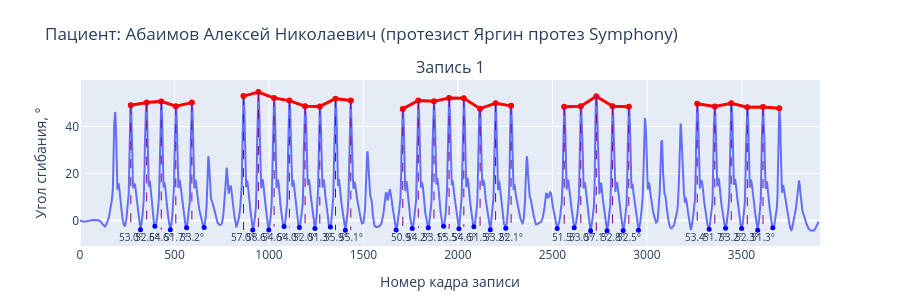

Notebook code for this chart:
### Code cell
patient_name = list(patients_data_tta.keys())[2]

fig_abaimov_yargin = plot_joint_for_patient(
    patients_data_tta,
    patient_name,
    joint_idx=3
)

fig_abaimov_yargin.show()

### Figure 1 — Plotly figure (JSON) as saved in the notebook; plotly's stock layout.template omitted (floating-point values rounded to 4 significant figures; data arrays with more than 128 entries replaced by an {"elided": "..."} marker saying what was removed)
{"data": [{"mode": "lines", "name": "Запись 1", "showlegend": false, "type": "scatter", "x": {"elided": "3909 int values"}, "xaxis": "x", "y": {"elided": "3909 float values"}, "yaxis": "y"}, {"line": {"color": "red", "width": 3}, "mode": "lines+markers", "showlegend": false, "type": "scatter", "x": [269.0, 353.0, 430.0, 507.0, 592.0, NaN, 865.0, 944.0, 1027.0, 1108.0, 1191.0, 1269.0, 1352.0, 1433.0, NaN, 1708.0, 1790.0, 1873.0, 1953.0, 2031.0, 2117.0, 2199.0, 2281.0, NaN, 2562.0, 2650.0, 2732.0, 2818.0, 2904.0, NaN, 3266.0, 3359.0, 3446.0, 3531.0, 3614.0, 3700.0], "xaxis": "x", "y": [49.05, 50.2, 50.67, 48.62, 50.16, NaN, 52.92, 54.64, 52.07, 51.01, 48.6, 48.52, 51.84, 51.06, NaN, 47.48, 51.05, 50.68, 52.1, 51.98, 47.57, 49.91, 48.76, NaN, 48.42, 48.65, 52.83, 48.58, 48.36, NaN, 49.7, 48.47, 49.84, 48.16, 48.26, 47.7], "yaxis": "y"}, {"marker": {"color": "red", "size": 5}, "mode": "markers", "showlegend": false, "type": "scatter", "x": [269], "xaxis": "x", "y": [49.05], "yaxis": "y"}, {"marker": {"color": "blue", "size": 5}, "mode": "markers", "showlegend": false, "type": "scatter", "x": [320], "xaxis": "x", "y": [-3.93], "yaxis": "y"}, {"hovertemplate": "Амплитуда: 53.0°<extra></extra>", "line": {"color": "purple", "dash": "dash", "width": 1}, "mode": "lines", "showlegend": false, "type": "scatter", "x": [269, 269], "xaxis": "x", "y": [49.05, -3.93], "yaxis": "y"}, {"marker": {"color": "red", "size": 5}, "mode": "markers", "showlegend": false, "type": "scatter", "x": [353], "xaxis": "x", "y": [50.2], "yaxis": "y"}, {"marker": {"color": "blue", "size": 5}, "mode": "markers", "showlegend": false, "type": "scatter", "x": [396], "xaxis": "x", "y": [-2.409], "yaxis": "y"}, {"hovertemplate": "Амплитуда: 52.6°<extra></extra>", "line": {"color": "purple", "dash": "dash", "width": 1}, "mode": "lines", "showlegend": false, "type": "scatter", "x": [353, 353], "xaxis": "x", "y": [50.2, -2.409], "yaxis": "y"}, {"marker": {"color": "red", "size": 5}, "mode": "markers", "showlegend": false, "type": "scatter", "x": [430], "xaxis": "x", "y": [50.67], "yaxis": "y"}, {"marker": {"color": "blue", "size": 5}, "mode": "markers", "showlegend": false, "type": "scatter", "x": [478], "xaxis": "x", "y": [-3.913], "yaxis": "y"}, {"hovertemplate": "Амплитуда: 54.6°<extra></extra>", "line": {"color": "purple", "dash": "dash", "width": 1}, "mode": "lines", "showlegend": false, "type": "scatter", "x": [430, 430], "xaxis": "x", "y": [50.67, -3.913], "yaxis": "y"}, {"marker": {"color": "red", "size": 5}, "mode": "markers", "showlegend": false, "type": "scatter", "x": [507], "xaxis": "x", "y": [48.62], "yaxis": "y"}, {"marker": {"color": "blue", "size": 5}, "mode": "markers", "showlegend": false, "type": "scatter", "x": [564], "xaxis": "x", "y": [-3.049], "yaxis": "y"}, {"hovertemplate": "Амплитуда: 51.7°<extra></extra>", "line": {"color": "purple", "dash": "dash", "width": 1}, "mode": "lines", "showlegend": false, "type": "scatter", "x": [507, 507], "xaxis": "x", "y": [48.62, -3.049], "yaxis": "y"}, {"marker": {"color": "red", "size": 5}, "mode": "markers", "showlegend": false, "type": "scatter", "x": [592], "xaxis": "x", "y": [50.16], "yaxis": "y"}, {"marker": {"color": "blue", "size": 5}, "mode": "markers", "showlegend": false, "type": "scatter", "x": [657], "xaxis": "x", "y": [-3.008], "yaxis": "y"}, {"hovertemplate": "Амплитуда: 53.2°<extra></extra>", "line": {"color": "purple", "dash": "dash", "width": 1}, "mode": "lines", "showlegend": false, "type": "scatter", "x": [592, 592], "xaxis": "x", "y": [50.16, -3.008], "yaxis": "y"}, {"marker": {"color": "red", "size": 5}, "mode": "markers", "showlegend": false, "type": "scatter", "x": [865], "xaxis": "x", "y": [52.92], "yaxis": "y"}, {"marker": {"color": "blue", "size": 5}, "mode": "markers", "showlegend": false, "type": "scatter", "x": [914], "xaxis": "x", "y": [-4.059], "yaxis": "y"}, {"hovertemplate": "Амплитуда: 57.0°<extra></extra>", "line": {"color": "purple", "dash": "dash", "width": 1}, "mode": "lines", "showlegend": false, "type": "scatter", "x": [865, 865], "xaxis": "x", "y": [52.92, -4.059], "yaxis": "y"}, {"marker": {"color": "red", "size": 5}, "mode": "markers", "showlegend": false, "type": "scatter", "x": [944], "xaxis": "x", "y": [54.64], "yaxis": "y"}, {"marker": {"color": "blue", "size": 5}, "mode": "markers", "showlegend": false, "type": "scatter", "x": [999], "xaxis": "x", "y": [-3.982], "yaxis": "y"}, {"hovertemplate": "Амплитуда: 58.6°<extra></extra>", "line": {"color": "purple", "dash": "dash", "width": 1}, "mode": "lines", "showlegend": false, "type": "scatter", "x": [944, 944], "xaxis": "x", "y": [54.64, -3.982], "yaxis": "y"}, {"marker": {"color": "red", "size": 5}, "mode": "markers", "showlegend": false, "type": "scatter", "x": [1027], "xaxis": "x", "y": [52.07], "yaxis": "y"}, {"marker": {"color": "blue", "size": 5}, "mode": "markers", "showlegend": false, "type": "scatter", "x": [1080], "xaxis": "x", "y": [-2.545], "yaxis": "y"}, {"hovertemplate": "Амплитуда: 54.6°<extra></extra>", "line": {"color": "purple", "dash": "dash", "width": 1}, "mode": "lines", "showlegend": false, "type": "scatter", "x": [1027, 1027], "xaxis": "x", "y": [52.07, -2.545], "yaxis": "y"}, {"marker": {"color": "red", "size": 5}, "mode": "markers", "showlegend": false, "type": "scatter", "x": [1108], "xaxis": "x", "y": [51.01], "yaxis": "y"}, {"marker": {"color": "blue", "size": 5}, "mode": "markers", "showlegend": false, "type": "scatter", "x": [1161], "xaxis": "x", "y": [-2.97], "yaxis": "y"}, {"hovertemplate": "Амплитуда: 54.0°<extra></extra>", "line": {"color": "purple", "dash": "dash", "width": 1}, "mode": "lines", "showlegend": false, "type": "scatter", "x": [1108, 1108], "xaxis": "x", "y": [51.01, -2.97], "yaxis": "y"}, {"marker": {"color": "red", "size": 5}, "mode": "markers", "showlegend": false, "type": "scatter", "x": [1191], "xaxis": "x", "y": [48.6], "yaxis": "y"}, {"marker": {"color": "blue", "size": 5}, "mode": "markers", "showlegend": false, "type": "scatter", "x": [1243], "xaxis": "x", "y": [-3.372], "yaxis": "y"}, {"hovertemplate": "Амплитуда: 52.0°<extra></extra>", "line": {"color": "purple", "dash": "dash", "width": 1}, "mode": "lines", "showlegend": false, "type": "scatter", "x": [1191, 1191], "xaxis": "x", "y": [48.6, -3.372], "yaxis": "y"}, {"marker": {"color": "red", "size": 5}, "mode": "markers", "showlegend": false, "type": "scatter", "x": [1269], "xaxis": "x", "y": [48.52], "yaxis": "y"}, {"marker": {"color": "blue", "size": 5}, "mode": "markers", "showlegend": false, "type": "scatter", "x": [1325], "xaxis": "x", "y": [-2.792], "yaxis": "y"}, {"hovertemplate": "Амплитуда: 51.3°<extra></extra>", "line": {"color": "purple", "dash": "dash", "width": 1}, "mode": "lines", "showlegend": false, "type": "scatter", "x": [1269, 1269], "xaxis": "x", "y": [48.52, -2.792], "yaxis": "y"}, {"marker": {"color": "red", "size": 5}, "mode": "markers", "showlegend": false, "type": "scatter", "x": [1352], "xaxis": "x", "y": [51.84], "yaxis": "y"}, {"marker": {"color": "blue", "size": 5}, "mode": "markers", "showlegend": false, "type": "scatter", "x": [1404], "xaxis": "x", "y": [-4.103], "yaxis": "y"}, {"hovertemplate": "Амплитуда: 55.9°<extra></extra>", "line": {"color": "purple", "dash": "dash", "width": 1}, "mode": "lines", "showlegend": false, "type": "scatter", "x": [1352, 1352], "xaxis": "x", "y": [51.84, -4.103], "yaxis": "y"}, {"marker": {"color": "red", "size": 5}, "mode": "markers", "showlegend": false, "type": "scatter", "x": [1433], "xaxis": "x", "y": [51.06], "yaxis": "y"}, {"marker": {"color": "blue", "size": 5}, "mode": "markers", "showlegend": false, "type": "scatter", "x": [1673], "xaxis": "x", "y": [-4.044], "yaxis": "y"}, {"hovertemplate": "Амплитуда: 55.1°<extra></extra>", "line": {"color": "purple", "dash": "dash", "width": 1}, "mode": "lines", "showlegend": false, "type": "scatter", "x": [1433, 1433], "xaxis": "x", "y": [51.06, -4.044], "yaxis": "y"}, {"marker": {"color": "red", "size": 5}, "mode": "markers", "showlegend": false, "type": "scatter", "x": [1708], "xaxis": "x", "y": [47.48], "yaxis": "y"}, {"marker": {"color": "blue", "size": 5}, "mode": "markers", "showlegend": false, "type": "scatter", "x": [1758], "xaxis": "x", "y": [-3.384], "yaxis": "y"}, {"hovertemplate": "Амплитуда: 50.9°<extra></extra>", "line": {"color": "purple", "dash": "dash", "width": 1}, "mode": "lines", "showlegend": false, "type": "scatter", "x": [1708, 1708], "xaxis": "x", "y": [47.48, -3.384], "yaxis": "y"}, {"marker": {"color": "red", "size": 5}, "mode": "markers", "showlegend": false, "type": "scatter", "x": [1790], "xaxis": "x", "y": [51.05], "yaxis": "y"}, {"marker": {"color": "blue", "size": 5}, "mode": "markers", "showlegend": false, "type": "scatter", "x": [1843], "xaxis": "x", "y": [-3.115], "yaxis": "y"}, {"hovertemplate": "Амплитуда: 54.2°<extra></extra>", "line": {"color": "purple", "dash": "dash", "width": 1}, "mode": "lines", "showlegend": false, "type": "scatter", "x": [1790, 1790], "xaxis": "x", "y": [51.05, -3.115], "yaxis": "y"}, {"marker": {"color": "red", "size": 5}, "mode": "markers", "showlegend": false, "type": "scatter", "x": [1873], "xaxis": "x", "y": [50.68], "yaxis": "y"}, {"marker": {"color": "blue", "size": 5}, "mode": "markers", "showlegend": false, "type": "scatter", "x": [1924], "xaxis": "x", "y": [-2.437], "yaxis": "y"}, {"hovertemplate": "Амплитуда: 53.1°<extra></extra>", "line": {"color": "purple", "dash": "dash", "width": 1}, "mode": "lines", "showlegend": false, "type": "scatter", "x": [1873, 1873], "xaxis": "x", "y": [50.68, -2.437], "yaxis": "y"}, {"marker": {"color": "red", "size": 5}, "mode": "markers", "showlegend": false, "type": "scatter", "x": [1953], "xaxis": "x", "y": [52.1], "yaxis": "y"}, {"marker": {"color": "blue", "size": 5}, "mode": "markers", "showlegend": false, "type": "scatter", "x": [2005], "xaxis": "x", "y": [-3.448], "yaxis": "y"}, {"hovertemplate": "Амплитуда: 55.5°<extra></extra>", "line": {"color": "purple", "dash": "dash", "width": 1}, "mode": "lines", "showlegend": false, "type": "scatter", "x": [1953, 1953], "xaxis": "x", "y": [52.1, -3.448], "yaxis": "y"}, {"marker": {"color": "red", "size": 5}, "mode": "markers", "showlegend": false, "type": "scatter", "x": [2031], "xaxis": "x", "y": [51.98], "yaxis": "y"}, {"marker": {"color": "blue", "size": 5}, "mode": "markers", "showlegend": false, "type": "scatter", "x": [2084], "xaxis": "x", "y": [-2.628], "yaxis": "y"}, {"hovertemplate": "Амплитуда: 54.6°<extra></extra>", "line": {"color": "purple", "dash": "dash", "width": 1}, "mode": "lines", "showlegend": false, "type": "scatter", "x": [2031, 2031], "xaxis": "x", "y": [51.98, -2.628], "yaxis": "y"}, {"marker": {"color": "red", "size": 5}, "mode": "markers", "showlegend": false, "type": "scatter", "x": [2117], "xaxis": "x", "y": [47.57], "yaxis": "y"}, {"marker": {"color": "blue", "size": 5}, "mode": "markers", "showlegend": false, "type": "scatter", "x": [2171], "xaxis": "x", "y": [-3.896], "yaxis": "y"}, {"hovertemplate": "Амплитуда: 51.5°<extra></extra>", "line": {"color": "purple", "dash": "dash", "width": 1}, "mode": "lines", "showlegend": false, "type": "scatter", "x": [2117, 2117], "xaxis": "x", "y": [47.57, -3.896], "yaxis": "y"}, {"marker": {"color": "red", "size": 5}, "mode": "markers", "showlegend": false, "type": "scatter", "x": [2199], "xaxis": "x", "y": [49.91], "yaxis": "y"}, {"marker": {"color": "blue", "size": 5}, "mode": "markers", "showlegend": false, "type": "scatter", "x": [2253], "xaxis": "x", "y": [-3.283], "yaxis": "y"}, {"hovertemplate": "Амплитуда: 53.2°<extra></extra>", "line": {"color": "purple", "dash": "dash", "width": 1}, "mode": "lines", "showlegend": false, "type": "scatter", "x": [2199, 2199], "xaxis": "x", "y": [49.91, -3.283], "yaxis": "y"}, {"marker": {"color": "red", "size": 5}, "mode": "markers", "showlegend": false, "type": "scatter", "x": [2281], "xaxis": "x", "y": [48.76], "yaxis": "y"}, {"marker": {"color": "blue", "size": 5}, "mode": "markers", "showlegend": false, "type": "scatter", "x": [2525], "xaxis": "x", "y": [-3.348], "yaxis": "y"}, {"hovertemplate": "Амплитуда: 52.1°<extra></extra>", "line": {"color": "purple", "dash": "dash", "width": 1}, "mode": "lines", "showlegend": false, "type": "scatter", "x": [2281, 2281], "xaxis": "x", "y": [48.76, -3.348], "yaxis": "y"}, {"marker": {"color": "red", "size": 5}, "mode": "markers", "showlegend": false, "type": "scatter", "x": [2562], "xaxis": "x", "y": [48.42], "yaxis": "y"}, {"marker": {"color": "blue", "size": 5}, "mode": "markers", "showlegend": false, "type": "scatter", "x": [2615], "xaxis": "x", "y": [-3.043], "yaxis": "y"}, {"hovertemplate": "Амплитуда: 51.5°<extra></extra>", "line": {"color": "purple", "dash": "dash", "width": 1}, "mode": "lines", "showlegend": false, "type": "scatter", "x": [2562, 2562], "xaxis": "x", "y": [48.42, -3.043], "yaxis": "y"}, {"marker": {"color": "red", "size": 5}, "mode": "markers", "showlegend": false, "type": "scatter", "x": [2650], "xaxis": "x", "y": [48.65], "yaxis": "y"}, {"marker": {"color": "blue", "size": 5}, "mode": "markers", "showlegend": false, "type": "scatter", "x": [2702], "xaxis": "x", "y": [-4.377], "yaxis": "y"}, {"hovertemplate": "Амплитуда: 53.0°<extra></extra>", "line": {"color": "purple", "dash": "dash", "width": 1}, "mode": "lines", "showlegend": false, "type": "scatter", "x": [2650, 2650], "xaxis": "x", "y": [48.65, -4.377], "yaxis": "y"}, {"marker": {"color": "red", "size": 5}, "mode": "markers", "showlegend": false, "type": "scatter", "x": [2732], "xaxis": "x", "y": [52.83], "yaxis": "y"}, {"marker": {"color": "blue", "size": 5}, "mode": "markers", "showlegend": false, "type": "scatter", "x": [2789], "xaxis": "x", "y": [-4.304], "yaxis": "y"}, {"hovertemplate": "Амплитуда: 57.1°<extra></extra>", "line": {"color": "purple", "dash": "dash", "width": 1}, "mode": "lines", "showlegend": false, "type": "scatter", "x": [2732, 2732], "xaxis": "x", "y": [52.83, -4.304], "yaxis": "y"}, {"marker": {"color": "red", "size": 5}, "mode": "markers", "showlegend": false, "type": "scatter", "x": [2818], "xaxis": "x", "y": [48.58], "yaxis": "y"}, {"marker": {"color": "blue", "size": 5}, "mode": "markers", "showlegend": false, "type": "scatter", "x": [2874], "xaxis": "x", "y": [-4.247], "yaxis": "y"}, {"hovertemplate": "Амплитуда: 52.8°<extra></extra>", "line": {"color": "purple", "dash": "dash", "width": 1}, "mode": "lines", "showlegend": false, "type": "scatter", "x": [2818, 2818], "xaxis": "x", "y": [48.58, -4.247], "yaxis": "y"}, {"marker": {"color": "red", "size": 5}, "mode": "markers", "showlegend": false, "type": "scatter", "x": [2904], "xaxis": "x", "y": [48.36], "yaxis": "y"}, {"marker": {"color": "blue", "size": 5}, "mode": "markers", "showlegend": false, "type": "scatter", "x": [2955], "xaxis": "x", "y": [-4.106], "yaxis": "y"}, {"hovertemplate": "Амплитуда: 52.5°<extra></extra>", "line": {"color": "purple", "dash": "dash", "width": 1}, "mode": "lines", "showlegend": false, "type": "scatter", "x": [2904, 2904], "xaxis": "x", "y": [48.36, -4.106], "yaxis": "y"}, {"marker": {"color": "red", "size": 5}, "mode": "markers", "showlegend": false, "type": "scatter", "x": [3266], "xaxis": "x", "y": [49.7], "yaxis": "y"}, {"marker": {"color": "blue", "size": 5}, "mode": "markers", "showlegend": false, "type": "scatter", "x": [3329], "xaxis": "x", "y": [-3.73], "yaxis": "y"}, {"hovertemplate": "Амплитуда: 53.4°<extra></extra>", "line": {"color": "purple", "dash": "dash", "width": 1}, "mode": "lines", "showlegend": false, "type": "scatter", "x": [3266, 3266], "xaxis": "x", "y": [49.7, -3.73], "yaxis": "y"}, {"marker": {"color": "red", "size": 5}, "mode": "markers", "showlegend": false, "type": "scatter", "x": [3359], "xaxis": "x", "y": [48.47], "yaxis": "y"}, {"marker": {"color": "blue", "size": 5}, "mode": "markers", "showlegend": false, "type": "scatter", "x": [3416], "xaxis": "x", "y": [-3.244], "yaxis": "y"}, {"hovertemplate": "Амплитуда: 51.7°<extra></extra>", "line": {"color": "purple", "dash": "dash", "width": 1}, "mode": "lines", "showlegend": false, "type": "scatter", "x": [3359, 3359], "xaxis": "x", "y": [48.47, -3.244], "yaxis": "y"}, {"marker": {"color": "red", "size": 5}, "mode": "markers", "showlegend": false, "type": "scatter", "x": [3446], "xaxis": "x", "y": [49.84], "yaxis": "y"}, {"marker": {"color": "blue", "size": 5}, "mode": "markers", "showlegend": false, "type": "scatter", "x": [3501], "xaxis": "x", "y": [-3.334], "yaxis": "y"}, {"hovertemplate": "Амплитуда: 53.2°<extra></extra>", "line": {"color": "purple", "dash": "dash", "width": 1}, "mode": "lines", "showlegend": false, "type": "scatter", "x": [3446, 3446], "xaxis": "x", "y": [49.84, -3.334], "yaxis": "y"}, {"marker": {"color": "red", "size": 5}, "mode": "markers", "showlegend": false, "type": "scatter", "x": [3531], "xaxis": "x", "y": [48.16], "yaxis": "y"}, {"marker": {"color": "blue", "size": 5}, "mode": "markers", "showlegend": false, "type": "scatter", "x": [3586], "xaxis": "x", "y": [-4.138], "yaxis": "y"}, {"hovertemplate": "Амплитуда: 52.3°<extra></extra>", "line": {"color": "purple", "dash": "dash", "width": 1}, "mode": "lines", "showlegend": false, "type": "scatter", "x": [3531, 3531], "xaxis": "x", "y": [48.16, -4.138], "yaxis": "y"}, {"marker": {"color": "red", "size": 5}, "mode": "markers", "showlegend": false, "type": "scatter", "x": [3614], "xaxis": "x", "y": [48.26], "yaxis": "y"}, {"marker": {"color": "blue", "size": 5}, "mode": "markers", "showlegend": false, "type": "scatter", "x": [3666], "xaxis": "x", "y": [-3.076], "yaxis": "y"}, {"hovertemplate": "Амплитуда: 51.3°<extra></extra>", "line": {"color": "purple", "dash": "dash", "width": 1}, "mode": "lines", "showlegend": false, "type": "scatter", "x": [3614, 3614], "xaxis": "x", "y": [48.26, -3.076], "yaxis": "y"}], "layout": {"annotations": [{"font": {"size": 16}, "showarrow": false, "text": "Запись 1", "x": 0.5, "xanchor": "center", "xref": "paper", "y": 1, "yanchor": "bottom", "yref": "paper"}, {"font": {"size": 10}, "showarrow": false, "text": "53.0°", "x": 269, "xref": "x", "y": -7, "yref": "y"}, {"font": {"size": 10}, "showarrow": false, "text": "52.6°", "x": 353, "xref": "x", "y": -7, "yref": "y"}, {"font": {"size": 10}, "showarrow": false, "text": "54.6°", "x": 430, "xref": "x", "y": -7, "yref": "y"}, {"font": {"size": 10}, "showarrow": false, "text": "51.7°", "x": 507, "xref": "x", "y": -7, "yref": "y"}, {"font": {"size": 10}, "showarrow": false, "text": "53.2°", "x": 592, "xref": "x", "y": -7, "yref": "y"}, {"font": {"size": 10}, "showarrow": false, "text": "57.0°", "x": 865, "xref": "x", "y": -7, "yref": "y"}, {"font": {"size": 10}, "showarrow": false, "text": "58.6°", "x": 944, "xref": "x", "y": -7, "yref": "y"}, {"font": {"size": 10}, "showarrow": false, "text": "54.6°", "x": 1027, "xref": "x", "y": -7, "yref": "y"}, {"font": {"size": 10}, "showarrow": false, "text": "54.0°", "x": 1108, "xref": "x", "y": -7, "yref": "y"}, {"font": {"size": 10}, "showarrow": false, "text": "52.0°", "x": 1191, "xref": "x", "y": -7, "yref": "y"}, {"font": {"size": 10}, "showarrow": false, "text": "51.3°", "x": 1269, "xref": "x", "y": -7, "yref": "y"}, {"font": {"size": 10}, "showarrow": false, "text": "55.9°", "x": 1352, "xref": "x", "y": -7, "yref": "y"}, {"font": {"size": 10}, "showarrow": false, "text": "55.1°", "x": 1433, "xref": "x", "y": -7, "yref": "y"}, {"font": {"size": 10}, "showarrow": false, "text": "50.9°", "x": 1708, "xref": "x", "y": -7, "yref": "y"}, {"font": {"size": 10}, "showarrow": false, "text": "54.2°", "x": 1790, "xref": "x", "y": -7, "yref": "y"}, {"font": {"size": 10}, "showarrow": false, "text": "53.1°", "x": 1873, "xref": "x", "y": -7, "yref": "y"}, {"font": {"size": 10}, "showarrow": false, "text": "55.5°", "x": 1953, "xref": "x", "y": -7, "yref": "y"}, {"font": {"size": 10}, "showarrow": false, "text": "54.6°", "x": 2031, "xref": "x", "y": -7, "yref": "y"}, {"font": {"size": 10}, "showarrow": false, "text": "51.5°", "x": 2117, "xref": "x", "y": -7, "yref": "y"}, {"font": {"size": 10}, "showarrow": false, "text": "53.2°", "x": 2199, "xref": "x", "y": -7, "yref": "y"}, {"font": {"size": 10}, "showarrow": false, "text": "52.1°", "x": 2281, "xref": "x", "y": -7, "yref": "y"}, {"font": {"size": 10}, "showarrow": false, "text": "51.5°", "x": 2562, "xref": "x", "y": -7, "yref": "y"}, {"font": {"size": 10}, "showarrow": false, "text": "53.0°", "x": 2650, "xref": "x", "y": -7, "yref": "y"}, {"font": {"size": 10}, "showarrow": false, "text": "57.1°", "x": 2732, "xref": "x", "y": -7, "yref": "y"}, {"font": {"size": 10}, "showarrow": false, "text": "52.8°", "x": 2818, "xref": "x", "y": -7, "yref": "y"}, {"font": {"size": 10}, "showarrow": false, "text": "52.5°", "x": 2904, "xref": "x", "y": -7, "yref": "y"}, {"font": {"size": 10}, "showarrow": false, "text": "53.4°", "x": 3266, "xref": "x", "y": -7, "yref": "y"}, {"font": {"size": 10}, "showarrow": false, "text": "51.7°", "x": 3359, "xref": "x", "y": -7, "yref": "y"}, {"font": {"size": 10}, "showarrow": false, "text": "53.2°", "x": 3446, "xref": "x", "y": -7, "yref": "y"}, {"font": {"size": 10}, "showarrow": false, "text": "52.3°", "x": 3531, "xref": "x", "y": -7, "yref": "y"}, {"font": {"size": 10}, "showarrow": false, "text": "51.3°", "x": 3614, "xref": "x", "y": -7, "yref": "y"}], "height": 300, "margin": {"b": 40, "t": 80}, "showlegend": false, "title": {"text": "Пациент: Абаимов Алексей Николаевич (протезист Яргин протез Symphony)"}, "xaxis": {"anchor": "y", "domain": [0, 1], "title": {"text": "Номер кадра записи"}}, "yaxis": {"anchor": "x", "domain": [0, 1], "title": {"text": "Угол сгибания, °"}}}}
